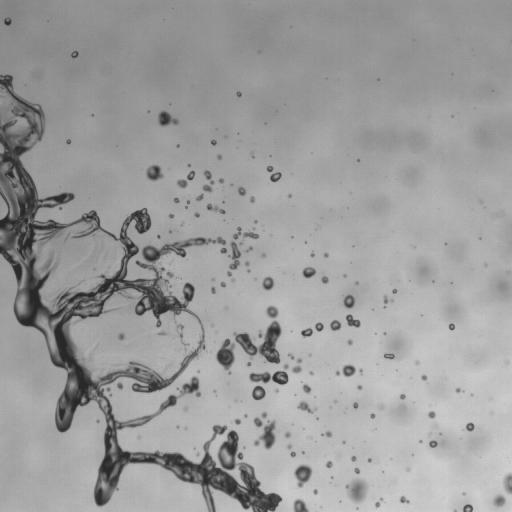
#> input picture dataset/frame0027.png, 512 x 512 px
$ python spray_drop.py
#> lines starting #> are read from the running program, lines starting #| are printed output that depends on the picture
"""
spray_drop.py
=============

Physically-motivated droplet / ligament detection pipeline for backlit spray
imaging. Reads a folder of extracted frames (frame0000.png, frame0001.png, ...),
segments the liquid regions, extracts shape features for every region, tracks
regions across frames, classifies them as droplet / ligament / main_ligament /
uncertain, and writes:

    - an annotated .mp4 video (color-coded only, no text overlays)
    - detections.csv            (one row per tracked object per frame)
    - frame_summary.csv         (one row per frame: counts, areas, averages)
    - optional debug PNG mosaics (original | mask | annotated) per frame

Run it exactly like the original script, e.g.:

    python spray_drop.py --dataset dataset --output All_Images \
        --video spray_detection.mp4 --video-view annotated --no-save-frames

New capabilities (background correction, CLAHE, denoising, Otsu/adaptive
thresholding, morphology, watershed splitting, richer features, tracking,
temporal label smoothing, per-frame summaries, and a run-comparison mode) are
all optional / configurable via CLI flags with sensible defaults, so the
command above keeps working unchanged.
"""

from __future__ import annotations

import argparse
import csv
import dataclasses
import math
from collections import Counter, deque
from dataclasses import dataclass
from pathlib import Path
from statistics import mean
from typing import Iterable

import cv2
import numpy as np

try:
    from skimage.morphology import skeletonize

    SKELETON_AVAILABLE = True
except ImportError:  # scikit-image is optional
    SKELETON_AVAILABLE = False


# --------------------------------------------------------------------------
# CLASSIFICATION DEFAULTS -- tune these first (also exposed as CLI flags).
#
#   droplet         : compact, round, solid  -> high circularity + solidity,
#                      low aspect ratio
#   ligament        : elongated, thin, may be bent (several convexity
#                      defects) -> high aspect ratio, low circularity
#   main_ligament   : the large core liquid body / jet -> area alone decides
#   uncertain       : doesn't clearly match either rule -> neutral color
# --------------------------------------------------------------------------
DEFAULT_DROPLET_MIN_CIRCULARITY = 0.70
DEFAULT_DROPLET_MIN_SOLIDITY = 0.85
DEFAULT_DROPLET_MAX_ASPECT = 1.8
DEFAULT_LIGAMENT_MIN_ASPECT = 1.8
DEFAULT_LIGAMENT_MAX_CIRCULARITY = 0.55
DEFAULT_LIGAMENT_MIN_DEFECTS = 1
DEFAULT_MAIN_AREA = 5000
DEFAULT_SMALL_DROPLET_MAX_PIXELS = 30

# Color-only visual encoding (BGR). No text is ever drawn on the video.
COLORS = {
    "droplet": (0, 200, 255),        # orange
    "ligament": (255, 0, 255),       # magenta
    "main_ligament": (255, 255, 0),  # cyan
    "uncertain": (160, 160, 160),    # neutral gray
}


# --------------------------------------------------------------------------
# Data model
# --------------------------------------------------------------------------
@dataclass
class Detection:
    frame: int
    track_id: int
    label: str
    contour_index: int
    pixel_area: int
    area: float
    perimeter: float
    equiv_diameter: float
    bbox_x: int
    bbox_y: int
    bbox_w: int
    bbox_h: int
    rot_w: float
    rot_h: float
    rot_angle: float
    aspect_ratio: float
    circularity: float
    solidity: float
    eccentricity: float
    centroid_x: float
    centroid_y: float
    defect_count: int
    defect_depth_avg: float
    skeleton_length: float
    thickness_est: float
    velocity_x: float
    velocity_y: float
    speed: float


@dataclass
class FrameSummary:
    frame: int
    droplet_count: int
    ligament_count: int
    main_ligament_count: int
    uncertain_count: int
    main_region_area: float
    total_detected_area: float
    avg_droplet_diameter: float
    avg_ligament_aspect_ratio: float
    avg_ligament_length: float


@dataclass
class BackgroundModel:
    """Per-pixel bright background and its normal temporal variation."""

    image: np.ndarray
    noise: np.ndarray


# --------------------------------------------------------------------------
# Frame I/O helpers
# --------------------------------------------------------------------------
def frame_number(path: Path) -> int:
    digits = "".join(ch for ch in path.stem if ch.isdigit())
    return int(digits) if digits else -1


def iter_frames(dataset_dir: Path, start: int, end: int | None) -> Iterable[Path]:
    paths = sorted(dataset_dir.glob("frame*.png"), key=frame_number)
    for path in paths:
        number = frame_number(path)
        if number < start:
            continue
        if end is not None and number > end:
            continue
        yield path


# [6 lines left out: function iter_image_paths, not called in this run]


def to_gray(image: np.ndarray) -> np.ndarray:
    if image.ndim == 2:
        return image
    return cv2.cvtColor(image, cv2.COLOR_BGR2GRAY)


# --------------------------------------------------------------------------
# Background estimation
# --------------------------------------------------------------------------
def estimate_background(
    frame_paths: list[Path], n_samples: int, estimator: str, percentile: float,
    noise_floor: float,
) -> BackgroundModel | None:
    """Build a per-pixel static-scene and background-noise model.

    In a backlit recording the liquid is darker than the background. A high
    percentile therefore gives a better estimate of the clean bright scene
    than a median when a jet visits the same pixels in many frames. Median is
    retained for recordings where the foreground can be brighter than the
    background. The per-pixel noise estimate uses only the brightest quarter
    of samples, so dark liquid does not inflate the tolerated background
    variation.
    """
#> called with n_samples = 80, estimator = 'percentile', percentile = 99, noise_floor = 4
    if not frame_paths or n_samples <= 0:
        return None
    sample_count = min(len(frame_paths), n_samples)
    sample_indices = np.linspace(0, len(frame_paths) - 1, sample_count, dtype=int)
    sampled = [frame_paths[index] for index in sample_indices]
    stack = []
    for path in sampled:
        img = cv2.imread(str(path), cv2.IMREAD_GRAYSCALE)
#> img is the input picture: shape (512, 512); min 30, max 217, mean 156.5
        if img is not None:
            stack.append(img)
    if not stack:
        return None
    frames = np.stack(stack, axis=0)
    if estimator == "median":
        image = np.median(frames, axis=0).astype(np.uint8)
    else:
        image = np.percentile(frames, np.clip(percentile, 0.0, 100.0), axis=0).astype(np.uint8)
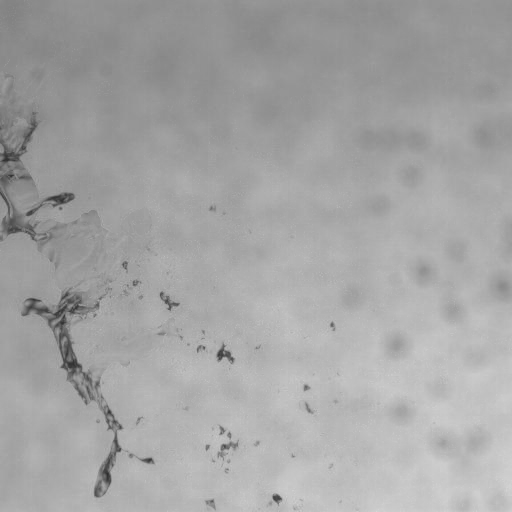
#> image: shape (512, 512); min 46, max 216, mean 164.7

    # Liquid is dark in this experiment. The brightest samples are therefore
    # the best estimate of normal background fluctuation at each pixel.
    bright_count = max(1, int(math.ceil(len(frames) * 0.25)))
#> bright_count = 1
    bright_samples = np.partition(frames, len(frames) - bright_count, axis=0)[-bright_count:]
    noise = np.maximum(np.std(bright_samples.astype(np.float32), axis=0), max(noise_floor, 1e-6))
#> noise: shape (512, 512) float32; every value is 4
    return BackgroundModel(image=image, noise=noise.astype(np.float32))


def load_background(args: argparse.Namespace, frame_paths: list[Path]) -> BackgroundModel | None:
    if args.background_dir:
        background_paths = iter_image_paths(Path(args.background_dir))
        if not background_paths:
            raise SystemExit(f"No image frames found in background folder: {args.background_dir}")
        print(
            f"Building a noise-aware background model from up to {args.background_frames} "
            f"clean frames in {args.background_dir}..."
        )
        return estimate_background(
            background_paths,
            args.background_frames,
            args.background_estimator,
            args.background_percentile,
            args.background_noise_floor,
        )

    if args.background:
        bg_path = Path(args.background)
        if bg_path.is_dir():
            background_paths = iter_image_paths(bg_path)
            if not background_paths:
                raise SystemExit(f"No image frames found in background folder: {bg_path}")
            print(f"Building a noise-aware background model from {bg_path}...")
            return estimate_background(
                background_paths,
                args.background_frames,
                args.background_estimator,
                args.background_percentile,
                args.background_noise_floor,
            )
        background = cv2.imread(str(bg_path), cv2.IMREAD_GRAYSCALE)
        if background is not None:
            noise = np.full(background.shape, max(args.background_noise_floor, 1e-6), dtype=np.float32)
            return BackgroundModel(image=background, noise=noise)
        print(f"Warning: could not read background image {bg_path}; estimating from frames instead.")
    if args.background_frames > 0:
        print(
            f"Estimating a {args.background_estimator} background from up to "
            f"{args.background_frames} sampled frames..."
        )
        return estimate_background(
            frame_paths,
            args.background_frames,
            args.background_estimator,
            args.background_percentile,
            args.background_noise_floor,
        )
    return None


# --------------------------------------------------------------------------
# Preprocessing: denoise -> illumination-align -> background subtract -> contrast enhance
# --------------------------------------------------------------------------
def denoise_image(gray: np.ndarray, args: argparse.Namespace) -> np.ndarray:
    if args.denoise == "median":
        ksize = args.median_ksize if args.median_ksize % 2 == 1 else args.median_ksize + 1
        return cv2.medianBlur(gray, max(3, ksize))
    if args.denoise == "bilateral":
        return cv2.bilateralFilter(gray, d=7, sigmaColor=50, sigmaSpace=50)
    return gray


def apply_clahe(gray: np.ndarray, args: argparse.Namespace) -> np.ndarray:
    clahe = cv2.createCLAHE(clipLimit=args.clahe_clip, tileGridSize=(args.clahe_tile, args.clahe_tile))
    return clahe.apply(gray)


def align_background_brightness(
    gray: np.ndarray, background: np.ndarray, args: argparse.Namespace
) -> np.ndarray:
    """Correct a small frame-to-frame exposure shift before subtraction.

    The bright percentile is dominated by the backlight rather than dark
    droplets. Without this correction a few levels of lamp flicker can become
    foreground across a large part of the image.
    """
    if not args.background_normalize:
        return background
    q = args.background_align_percentile
    frame_level = float(np.percentile(gray, q))
#> frame_level = 187
    background_level = float(np.percentile(background, q))
#> background_level = 189
    shift = np.clip(
        frame_level - background_level,
        -args.background_max_shift,
        args.background_max_shift,
    )
#> shift = -2
    aligned = background.astype(np.int16) + int(round(shift))
    return np.clip(aligned, 0, 255).astype(np.uint8)


def preprocess_frame(
    frame: np.ndarray, background: BackgroundModel | None, args: argparse.Namespace
) -> tuple[np.ndarray, bool, np.ndarray | None]:
    gray = to_gray(frame)
    denoised = denoise_image(gray, args)
    if background is not None:
        aligned_background = align_background_brightness(denoised, background.image, args)
        if args.foreground_polarity == "dark":
            # Backlit liquid is darker than the scene. Directional subtraction
            # rejects bright background fluctuations that absdiff would keep.
            diff = cv2.subtract(aligned_background, denoised)
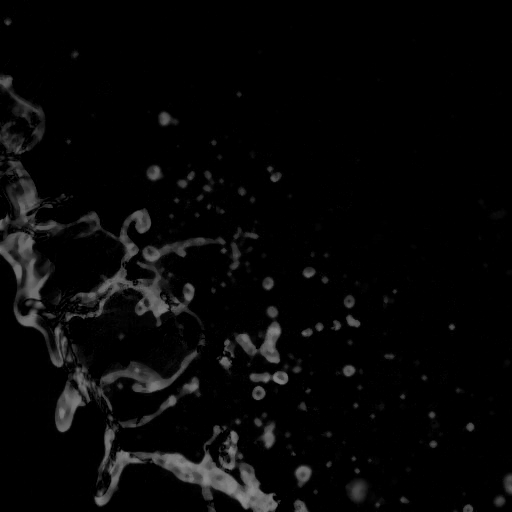
#> diff: shape (512, 512); min 0, max 146, mean 7.3
        elif args.foreground_polarity == "light":
            diff = cv2.subtract(denoised, aligned_background)
        else:
            diff = cv2.absdiff(denoised, aligned_background)
        foreground_is_bright = True
        background_noise = background.noise
    else:
        diff = denoised
        foreground_is_bright = False
        background_noise = None

    # CLAHE can magnify one- or two-level subtraction residuals into false
    # foreground. Keep it for raw-image segmentation, but require an explicit
    # flag when a background model is already doing the contrast separation.
    if args.clahe and (background is None or args.clahe_after_background):
        diff = apply_clahe(diff, args)
    return diff, foreground_is_bright, background_noise


# --------------------------------------------------------------------------
# Segmentation: threshold -> conservative morphology -> optional watershed split
# --------------------------------------------------------------------------
def threshold_image(
    diff: np.ndarray,
    foreground_is_bright: bool,
    background_noise: np.ndarray | None,
    args: argparse.Namespace,
) -> np.ndarray:
    """Threshold the image according to the foreground intensity polarity.

    Otsu adapts to every frame, which is useful for changing sprays but can
    also choose a very low threshold in a quiet frame. For background-
    subtracted images, the contrast floor prevents weak residual texture from
    becoming foreground even when Otsu's choice fluctuates.
    """
    threshold_type = cv2.THRESH_BINARY if foreground_is_bright else cv2.THRESH_BINARY_INV
    if args.threshold_mode == "fixed":
        _, binary = cv2.threshold(diff, args.threshold, 255, threshold_type)
    elif args.threshold_mode == "adaptive":
        block = args.adaptive_block_size if args.adaptive_block_size % 2 == 1 else args.adaptive_block_size + 1
        block = max(3, block)
        binary = cv2.adaptiveThreshold(
            diff,
            255,
            cv2.ADAPTIVE_THRESH_GAUSSIAN_C,
            threshold_type,
            block,
            args.adaptive_c,
        )
    else:  # otsu (default)
        _, binary = cv2.threshold(diff, 0, 255, threshold_type + cv2.THRESH_OTSU)

    if foreground_is_bright and args.min_foreground_contrast > 0:
        _, confident = cv2.threshold(
            diff,
            args.min_foreground_contrast - 1,
            255,
            cv2.THRESH_BINARY,
        )
        binary = cv2.bitwise_and(binary, confident)

    if foreground_is_bright and background_noise is not None and args.background_zscore > 0:
        noise = np.maximum(background_noise, max(args.background_noise_floor, 1e-6))
        z_score = diff.astype(np.float32) / noise
        binary[z_score < args.background_zscore] = 0
    return binary


# [9 lines left out: function fill_holes, not called in this run]


def clean_mask(binary: np.ndarray, args: argparse.Namespace) -> np.ndarray:
    if args.morph_open_ksize > 0:
        kernel = cv2.getStructuringElement(cv2.MORPH_ELLIPSE, (args.morph_open_ksize,) * 2)
        binary = cv2.morphologyEx(binary, cv2.MORPH_OPEN, kernel)
    if args.morph_close_ksize > 0:
        kernel = cv2.getStructuringElement(cv2.MORPH_ELLIPSE, (args.morph_close_ksize,) * 2)
        binary = cv2.morphologyEx(binary, cv2.MORPH_CLOSE, kernel)
    if args.fill_holes:
        binary = fill_holes(binary)
    return binary


# [17 lines left out: function watershed_split, not called in this run]


def segment_frame(frame: np.ndarray, background: BackgroundModel | None, args: argparse.Namespace) -> np.ndarray:
    diff, foreground_is_bright, background_noise = preprocess_frame(frame, background, args)
#> foreground_is_bright = True
    binary = threshold_image(diff, foreground_is_bright, background_noise, args)
#> (the rest of the program and of its run is left out)
